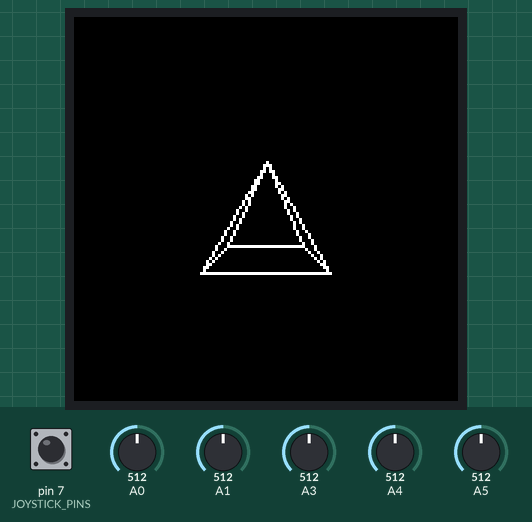
Simulated run of this sketch. Board: Arduino Uno, built with avr-gcc and run on an emulated ATmega328P. Parts: 128×128 colour display. The test bench sets the inputs (shaded band); at power-on: pin 7 (JOYSTICK_PINS) HIGH, A1 = 512, A5 = 512, A0 = 512, A3 = 512, A4 = 512. Random numbers use the default seed unless the sketch sets one; what the sketch prints to the serial monitor is not drawn.

Above: at 1.4 s.
1.5 s: pin 7 (JOYSTICK_PINS) pulled LOW for 0.15 s
At 2.18 s:
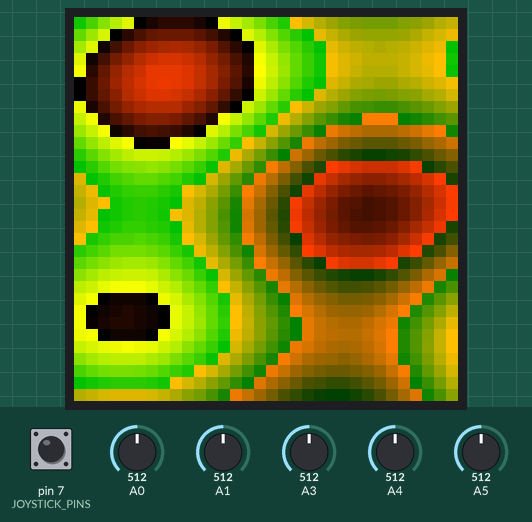
4.2 s: A1 set to 270
7.2 s: A1 set to 248
At 8.1 s:
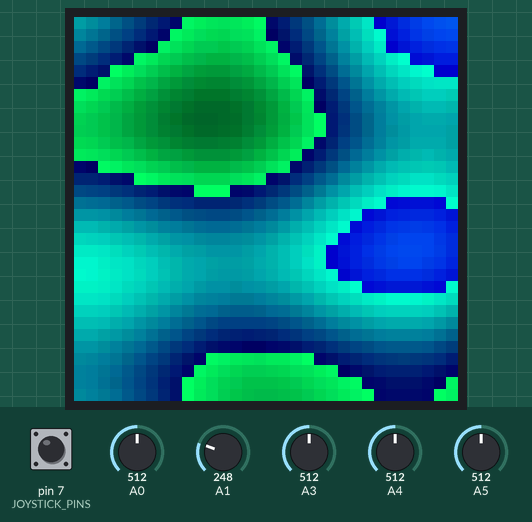
10.1 s: A5 set to 306
At 11.06 s:
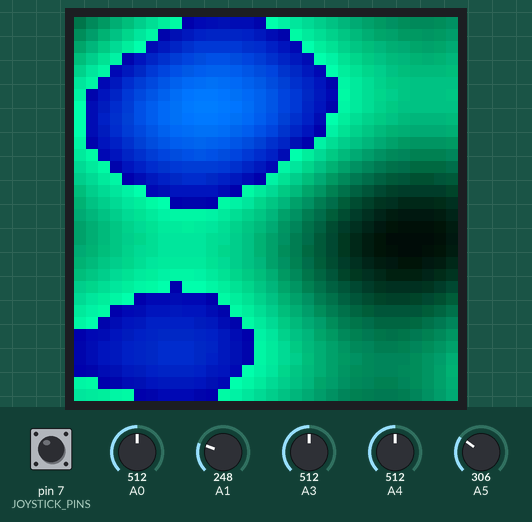
13.0 s: A5 set to 992
At 14.02 s:
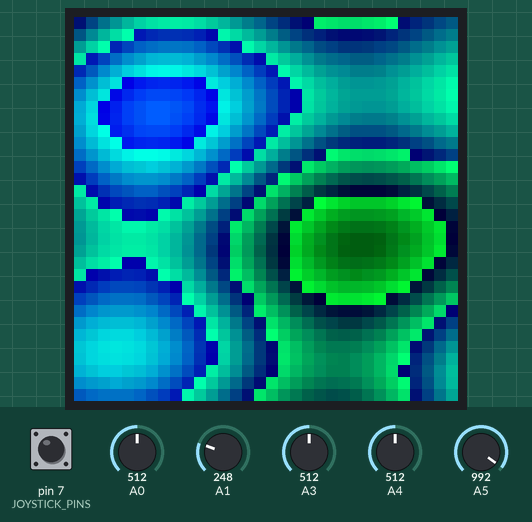
Timing chart, 0 to 16.0 s (numbered marks = the images above; inputs shaded):
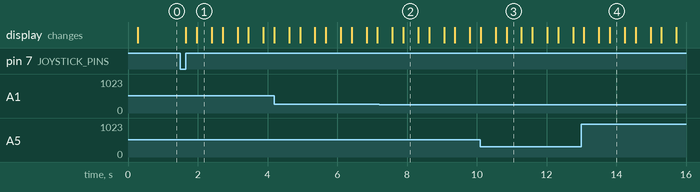

Measured:
- the behaviour switches between 256 and 255 on A1 (found by bisection; images 1 and 2)
- after the input at 1.5 s, the display: first changes after 0.16 s (image 1 shows a later state)
- what the display in image 1 shows lasts 0.4 s, from 2.0 s to 2.4 s

The sketch:

interactive_demo.ino
```cpp
#include <SPI.h>
#include <Adafruit_GFX.h>
#include <Adafruit_ST7735.h>

#include "Joystick.h"
#include "Potentiometer.h"
#include "ProjectionManager.h"
#include "Object3d.h"
#include "Cube.h"
#include "Pyramid.h"
#include "Plasma.h"

#define TFT_CS 10  //for screen
#define TFT_DC 9   //for screen
#define TFT_RST 8  //for screen

//https://barth-dev.de/online/rgb565-color-picker/
//https://learn.adafruit.com/adafruit-gfx-graphics-library/coordinate-system-and-units
#define OBJECT_COLOR 0x101F  //BLUE in RGB565

/* ------
    Screen
   ------
*/
Adafruit_ST7735 screen(TFT_CS, TFT_DC, TFT_RST);

int cwidth;  //c means canvas / screen
int cheight;

const int POINT_SIZE = 2;  //To draw a "pixel" based on a vertex position

const int FPS = 60;  //FPS for the Cube, you can go with 60 for a smoother experience

/* ------
    Joystick
   ------
*/
const int JOYSTICK_PINS[] = { 0, 1, 7 };  // Joystick (analog X, analog Y, digital BTN)
Joystick joystick(JOYSTICK_PINS);         // Object creation
jskValues joystickValues;                 // Structure for manipulating the input
bool hasJoystickChanged = false;          // OPTIMIZATION : we only draw the cube if the Joystick has a movement
const int JOYSTICK_TOLERANCE = 20;        // Because a Joystick is not always perfectly centered

/* ------
    Potentiometer
   ------
*/
Potentiometer pot1(3);  //First potentiometer on PIN A3
Potentiometer pot2(4);  //Second potentiometer on PIN A4
Potentiometer pot3(5);  //Third potentiometer on PIN A5

long pot1LastValue = 0;
long pot2LastValue = 0;
long pot3LastValue = 0;

const byte POT_TOLERANCE = 1;  //To avoid noise when Pots are not active

/* ------
    Plasma effect
   ------
*/
PlasmaEffect plasma(screen);
int r, g, b;  // for custom user input

/* ------
    Demos
   ------
*/
bool demoSwitch = true;
int lastButtonState = 1;  // 1 is the "unpressed" state for your pull-up configuration

/* ------
    3D object
   ------
*/

Object3D* currentObject;
Cube myCube;
Pyramid myPyramid;

const float ROTATION_SENSITIVITY = 0.3f;

double angleX = 0;  //for around Y axis
double angleY = 0;  //for around X axis

//Clear the screen
void clear() {
  screen.fillScreen(ST77XX_BLACK);
}

void clearObjectFrame() {
  for (int i = 0; i < currentObject->getEdgeCount(); i++) {
    Edge edge = currentObject->getEdges()[i];

    int start = edge.start;  //retrieve the first vertex
    int end = edge.end;      //retrieve the second vertex

    // Use the previousPoints stored inside the object
    clearLine(currentObject->previousPoints[start].x,
              currentObject->previousPoints[start].y,
              currentObject->previousPoints[end].x,
              currentObject->previousPoints[end].y);
  }
}

void calculateObjectTransformation() {
  for (int i = 0; i < currentObject->getVertexCount(); i++) {
    Vertex vertex = currentObject->getVertices()[i];

    //Apply dual-axis rotation
    vertex = ProjectionManager::rotate_xz(vertex, angleY);  // Rotate around Y axis (horizontal stick movement)
    vertex = ProjectionManager::rotate_yz(vertex, angleX);  // Rotate around X axis (vertical stick movement)

    // Getting vertex coordinates for screen
    currentObject->currentProjectedPoints[i] = ProjectionManager::getVertexForScreen(vertex, cwidth, cheight);
  }
}

void drawObjectEdges() {
  for (int i = 0; i < currentObject->getEdgeCount(); i++) {
    Edge edge = currentObject->getEdges()[i];

    int start = edge.start;  //retrieve the first vertex we want to connect
    int end = edge.end;      //retrieve the second vertex we want to connect iwht

    line(currentObject->currentProjectedPoints[start].x, currentObject->currentProjectedPoints[start].y,
         currentObject->currentProjectedPoints[end].x, currentObject->currentProjectedPoints[end].y);
  }
}

// OPTIMIZATION
// Like clearPoint but for lines
void clearLine(int x1, int y1, int x2, int y2) {
  screen.drawLine(x1, y1, x2, y2, ST77XX_BLACK);
}

// Draw a white line
void line(int x1, int y1, int x2, int y2) {
  screen.drawLine(x1, y1, x2, y2, ST77XX_WHITE);
}

void setup() {
  Serial.begin(9600);  //For Serial connection

  screen.initR(INITR_144GREENTAB);
  screen.setRotation(0);
  screen.fillScreen(ST77XX_BLACK);  //make the screen black

  currentObject = &myCube;

  plasma.setPalette(FIRE);
  plasma.setResolution(3);  // 4 for speed, 2 for beauty

  cwidth = screen.width();
  cheight = screen.height();

  joystick.init();

  pot1.init();
  pot2.init();
  pot3.init();
}

void loop() {
  // to draw the cube on the first frame
  // if joystick is "resting"
  static bool firstFrame = true;

  // Analog values are 0-1023. Center is ~512.
  joystickValues = joystick.getValue();


  // We calculate the offset from the center and apply sensitivity.
  float dx = 0;
  float dy = 0;

  // Check X-axis with tolerance, because a Joystick isn't perfectly centered
  if (abs(joystickValues.x - 512) > JOYSTICK_TOLERANCE) {
    // Map the value to a -1.0 to 1.0 range based on the x center
    dx = (joystickValues.x - 512) / 512.0f;
  }

  // Check Y-axis with tolerance
  if (abs(joystickValues.y - 512) > JOYSTICK_TOLERANCE) {
    dy = (joystickValues.y - 512) / 512.0f;
  }

  //OPTIMIZATION to avoid redrawing the cube if not necessary.
  if (dx != 0 || dy != 0 || firstFrame) {
    hasJoystickChanged = true;

    // Only update angles if there is actual movement
    angleY += dx * ROTATION_SENSITIVITY;  //joystick's X axis acts on Y axis of the cube
    angleX += dy * ROTATION_SENSITIVITY;

    // Once we have drawn the first frame, turn this off
    firstFrame = false;
  } else {
    hasJoystickChanged = false;
  }

  // Check if the button was JUST pressed
  if (joystickValues.btn == 0 && lastButtonState == 1) {
    demoSwitch = !demoSwitch;

    // Clear screen when switching to avoid leftover pixels from the other demo
    screen.fillScreen(ST77XX_BLACK);
  }

  // Update the last state for the next frame
  lastButtonState = joystickValues.btn;


  if (demoSwitch) {
    //change 3d object if potentiometer is 1
    if (map(pot1.getValue(), 0, 1023, 0, 4) > 1) {
      currentObject = &myPyramid;
    } else {
      currentObject = &myCube;
    }


    // OPTIMIZATION : Instead of clearing all the screen,
    // it just clears the previous frame of the 3d object (if joystick has moved)
    if (hasJoystickChanged) {
      clearObjectFrame();
    }

    //Draw the 3d object if joystick has changed
    if (hasJoystickChanged) {
      //Loop and calculate the vertices transformation
      calculateObjectTransformation();

      //Loop and draw the edges
      drawObjectEdges();

      // Update memory for efficient erasing
      for (int i = 0; i < currentObject->getVertexCount(); i++) {
        currentObject->previousPoints[i] = currentObject->currentProjectedPoints[i];
      }
    }
  } else {

    //Linking potentiometer on speed, resolution and color intensity of Plasma Effect
    int pot1Raw = pot1.getValue();  // Assuming 0 to 1023
    int pot2Raw = pot2.getValue();  // Assuming 0 to 1023

    // Map 0-1023 to a range of 0 to 4 (for 2^0, 2^1, 2^2, 2^3, 2^4)
    int exponentPot1 = map(pot1Raw, 0, 1023, 0, 4);
    int exponentPot2 = map(pot2Raw, 0, 1023, 0, 4);

    // Shift 1 left by the exponent to get 1, 2, 4, 8, or 16
    long speedPot = 1 << exponentPot1;
    long sizePot = 1 << exponentPot2;

    long colorIntensityPot = Potentiometer::mapPotValue(pot3.getValue(), 1, 10);

    if (speedPot != pot1LastValue || sizePot != pot2LastValue || colorIntensityPot != pot3LastValue) {
      plasma.setSpeed(speedPot);
      plasma.setResolution(sizePot);
      plasma.setColorIntensity(colorIntensityPot);
    }

    pot1LastValue = speedPot;
    pot2LastValue = sizePot;
    pot3LastValue = colorIntensityPot;

    //Change color preset on Plasma Effect
    if (abs(dy) > 0.5) {
      PlasmaPalette palette = (dy > 0) ? FIRE : OCEAN;
      plasma.setPalette(palette);
      plasma.randomizeDirections();
    } else if (abs(dx) > 0.5) {
      PlasmaPalette palette = (dx > 0) ? ACID : PSYCHEDELIC;
      plasma.setPalette(palette);
      plasma.randomizeDirections();
    }


    //Because if the 3d object is static when switching to Plasma Effect
    // the object won't be drawn until the joystick has moved
    firstFrame = true;

    plasma.update();
  }

  delay(1000 / FPS);
}
```

Cube.h
```cpp
#ifndef CUBE_H
#define CUBE_H

/*
Child class of Object3D, with it's own particularity
*/

class Cube : public Object3D {
private:
Vertex _vertices[8] = {
  { 0.25,  0.25,  0.25}, //0
  {-0.25,  0.25,  0.25}, //1
  {-0.25, -0.25,  0.25}, //2
  { 0.25, -0.25,  0.25}, //3
  { 0.25,  0.25, -0.25}, //4
  {-0.25,  0.25, -0.25}, //5
  {-0.25, -0.25, -0.25}, //6
  { 0.25, -0.25, -0.25}  //7
};

Edge _edges[12] = {
    // Front Face
    {0, 1}, {1, 2}, {2, 3}, {3, 0},
    // Back Face
    {4, 5}, {5, 6}, {6, 7}, {7, 4},
    // Connecting lines (Front to Back)
    {0, 4}, {1, 5}, {2, 6}, {3, 7}
};

public:
    int getVertexCount() override { return 8; }
    int getEdgeCount() override { return 12; }
    Vertex* getVertices() override { return _vertices; }
    Edge* getEdges() override { return _edges; }
};

#endif
```

Joystick.h
```cpp
#ifndef JOYSTICK_H
#define JOYSTICK_H

/*
Simple class for a Joystick
*/

struct jskValues {
  int x;
  int y;
  int btn;
};

class Joystick {
private:
  //Pointer for RAM optimization
  const int* pins;

public:
  //Constructor
  Joystick(const int* pinsArray)
    : pins(pinsArray) {}

  //Returning Joystick state
  jskValues getValue() {

    jskValues values;
    values.x = analogRead(pins[0]);
    values.y = analogRead(pins[1]);
    values.btn = digitalRead(pins[2]);

    return values;
  }

  //Loging the state of the Joystick
  void log() {
    Serial.print("Button :  ");
    Serial.print(digitalRead(pins[2]));
    Serial.print(" | ");
    Serial.print("X-axis : ");
    Serial.print(analogRead(pins[0]));
    Serial.print(" | ");
    Serial.print("Y-axis : ");
    Serial.print(analogRead(pins[1]));
    Serial.println(" | ");
  }

  //Initialize joystick
  void init() {
    Serial.print("Joystick initiated on pins ");

    //X
    pinMode(pins[0], INPUT);
    Serial.print("A"+(String)pins[0]);
    Serial.print(",");

    //Y
    pinMode(pins[1], INPUT);
    Serial.print("A"+(String)pins[1]);
    Serial.print(",");

    //Last pin is assumed to be the button
    pinMode(pins[2], INPUT_PULLUP);
    //digitalWrite(pins[2], HIGH);
    Serial.println(digitalRead(pins[2]));
    Serial.print(pins[2]);
    Serial.print(",");

    Serial.println("");
  }
};

#endif
```

Object3d.h
```cpp
// Object3D.h
#ifndef OBJECT3D_H
#define OBJECT3D_H

#include "ProjectionManager.h" // Assuming this defines Vertex, etc.

/*
Parent class to Cube and Pyramid
*/

// Define the maximum number of vertices any of your shapes will have
#define MAX_VERTICES 26

class Object3D {
public:
    // Buffers to store screen projections for optimization
    PointScreen currentProjectedPoints[MAX_VERTICES];
    PointScreen previousPoints[MAX_VERTICES];

    //Virtual function that have to be overridden by children
    virtual int getVertexCount() = 0;
    virtual int getEdgeCount() = 0;
    virtual Vertex* getVertices() = 0;
    virtual Edge* getEdges() = 0;

    // Virtual destructor is important when using polymorphism
    virtual ~Object3D() {}
};

#endif
```

Plasma.h
```cpp
#ifndef PLASMA_H
#define PLASMA_H

#include <Adafruit_GFX.h>
#include <Adafruit_ST7735.h>


/*
Class for the plasma effect
*/

//Sine table to avoid using sin() and improve compute speed
const int8_t sinTable[256] PROGMEM = {
  0, 3, 6, 9, 12, 15, 18, 21, 24, 27, 30, 33, 36, 39, 42, 45, 48, 51, 54, 57, 59, 62, 65, 67, 70, 73, 75, 78, 80, 82, 85, 87, 89, 91, 94, 96, 98, 100, 102, 103, 105, 107, 108, 110, 111, 113, 114, 116, 117, 118, 119, 120, 121, 122, 123, 123, 124, 125, 125, 126, 126, 126, 126, 127, 127, 127, 126, 126, 126, 126, 125, 125, 124, 123, 123, 122, 121, 120, 119, 118, 117, 116, 114, 113, 111, 110, 108, 107, 105, 103, 102, 100, 98, 96, 94, 91, 89, 87, 85, 82, 80, 78, 75, 73, 70, 67, 65, 62, 59, 57, 54, 51, 48, 45, 42, 39, 36, 33, 30, 27, 24, 21, 18, 15, 12, 9, 6, 3, 0, -3, -6, -9, -12, -15, -18, -21, -24, -27, -30, -33, -36, -39, -42, -45, -48, -51, -54, -57, -59, -62, -65, -67, -70, -73, -75, -78, -80, -82, -85, -87, -89, -91, -94, -96, -98, -100, -102, -103, -105, -107, -108, -110, -111, -113, -114, -116, -117, -118, -119, -120, -121, -122, -123, -123, -124, -125, -125, -126, -126, -126, -126, -127, -127, -127, -126, -126, -126, -126, -125, -125, -124, -123, -123, -122, -121, -120, -119, -118, -117, -116, -114, -113, -111, -110, -108, -107, -105, -103, -102, -100, -98, -96, -94, -91, -89, -87, -85, -82, -80, -78, -75, -73, -70, -67, -65, -62, -59, -57, -54, -51, -48, -45, -42, -39, -36, -33, -30, -27, -24, -21, -18, -15, -12, -9, -6, -3
};

enum PlasmaPalette { FIRE,
                     OCEAN,
                     ACID,
                     PSYCHEDELIC,
                     CUSTOM };

class PlasmaEffect {
private:
  Adafruit_ST7735& _tft;
  uint16_t _frame;
  uint8_t _step;
  uint8_t _speed;
  uint8_t _colorIntensity;
  PlasmaPalette _currentPalette;
  int8_t _dir1 = 1, _dir2 = -1, _dir3 = 1; // Direction multipliers

public:
  // Constructor
  PlasmaEffect(Adafruit_ST7735& tft_ref)
    : _tft(tft_ref) {
    _frame = 0;
    _step = 4;  // Block size for performance
    _speed = 4;
    _colorIntensity = 1;
    _currentPalette = FIRE;
  }

  //Change color palette
  void setPalette(PlasmaPalette p) {
    _currentPalette = p;
  }

  //Change the direction of the plasma effect to have different patterns
  void randomizeDirections() {
    _dir1 = (random(0, 2) == 0) ? 1 : -1; // Randomly pick 1 or -1
    _dir2 = (random(0, 2) == 0) ? 1 : -1;
    _dir3 = (random(0, 2) == 0) ? 1 : -1;
  }

  //Change the speed of the plasma effect
  void setSpeed(uint8_t speed) {
    _speed = speed;
    _frame = 0;
  }

  //Change the resolution of the plasma effect
  //A higher number means a more pixelated resolution, yet faster computation
  void setResolution(uint8_t resolution) {
    _step = resolution;
  }

  //Shift the color of the presets
  void setColorIntensity(uint8_t colorIntensity) {
    _colorIntensity = colorIntensity;
  }

  void update() {
    _frame += _speed;

    for (int16_t y = 0; y < 128; y += _step) {
      for (int16_t x = 0; x < 128; x += _step) {

        //Calculate the different sine waves
        int8_t v1 = (int8_t)pgm_read_byte(&sinTable[(x * 2 + _frame*_dir1) & 0xFF]);
        int8_t v2 = (int8_t)pgm_read_byte(&sinTable[(y * 3 - _frame*_dir2) & 0xFF]);
        int8_t v3 = (int8_t)pgm_read_byte(&sinTable[((x + y) + (_frame*_dir3 >> 1)) & 0xFF]);

        //index is like the sine wave, the higher the number is,
        // higher the color is going to be
        uint8_t index = (uint8_t)((v1 + v2 + v3) / 3 + 128);

        uint16_t color = _computeColor(index);

        //Draw a rectangle based on the resolution
        _tft.fillRect(x, y, _step, _step, color);
      }
    }
    // Explicit wrap at 512 to keep Wave 3 perfectly seamless
    if (_frame >= 512) _frame = 0;
  }

private:
  uint16_t _computeColor(uint8_t i) {
    uint8_t r, g, b;
    switch (_currentPalette) { //Switch between the different color palettes.
      case FIRE:
        r = i*_colorIntensity;
        g = i*_colorIntensity >> 2;
        b = 0;
        break;
      case OCEAN:
        r = 0;
        g = i*_colorIntensity >> 1;
        b = i;
        break;
      case ACID:
        r = 200 - i*_colorIntensity;
        g = 254 - i*_colorIntensity;
        b = i*_colorIntensity << 1;  //r = i << 2; g = 255 - i; b = i << 1;
        break;
      case PSYCHEDELIC:
        r = i*_colorIntensity << 3;
        g = i*_colorIntensity << 2;
        b = i*_colorIntensity << 1;
        break;
      default:
        r = g = b = i;
    }
    return _tft.color565(r, g, b);
  }
};

#endif
```

Potentiometer.h
```cpp
#ifndef POTENTIOMETER_H
#define POTENTIOMETER_H

/*
Simple class for Potentiometer
*/

class Potentiometer {
private:
  int pin;
  float value = 0;

public:
  Potentiometer(int pinIn)
    : pin(pinIn) {}

  float getValue() {
    value = analogRead(pin);
    return value;
  }

  static long mapPotValue(long value, long from, long to) {
    return map(value, 0, 1023, from, to);
  }

  void init() {
    pinMode(pin, INPUT);

    Serial.print("Potentiometer on analog pin ");
    Serial.print("A");
    Serial.print(pin);
    Serial.println(" initiated");
  }
};


#endif
```

Pyramid.h
```cpp
#ifndef PYRAMID_H
#define PYRAMID_H

/*
Child class of Object3D, with it's own particularity
*/

class Pyramid : public Object3D {
private:
    Vertex _vertices[5] = {
        {0, 0.25, 0},    // Top
        {-0.25, -0.25, 0.25},  // Base Front-Left
        {0.25, -0.25, 0.25},   // Base Front-Right
        {0.25, -0.25, -0.25},  // Base Back-Right
        {-0.25, -0.25, -0.25}  // Base Back-Left
    };

    Edge _edges[8] = {
        {0, 1}, {0, 2}, {0, 3}, {0, 4}, // Sides
        {1, 2}, {2, 3}, {3, 4}, {4, 1}  // Base
    };

public:
    int getVertexCount() override { return 5; }
    int getEdgeCount() override { return 8; }
    Vertex* getVertices() override { return _vertices; }
    Edge* getEdges() override { return _edges; }
};

#endif
```

Source omitted: ProjectionManager.h (2988 bytes)
